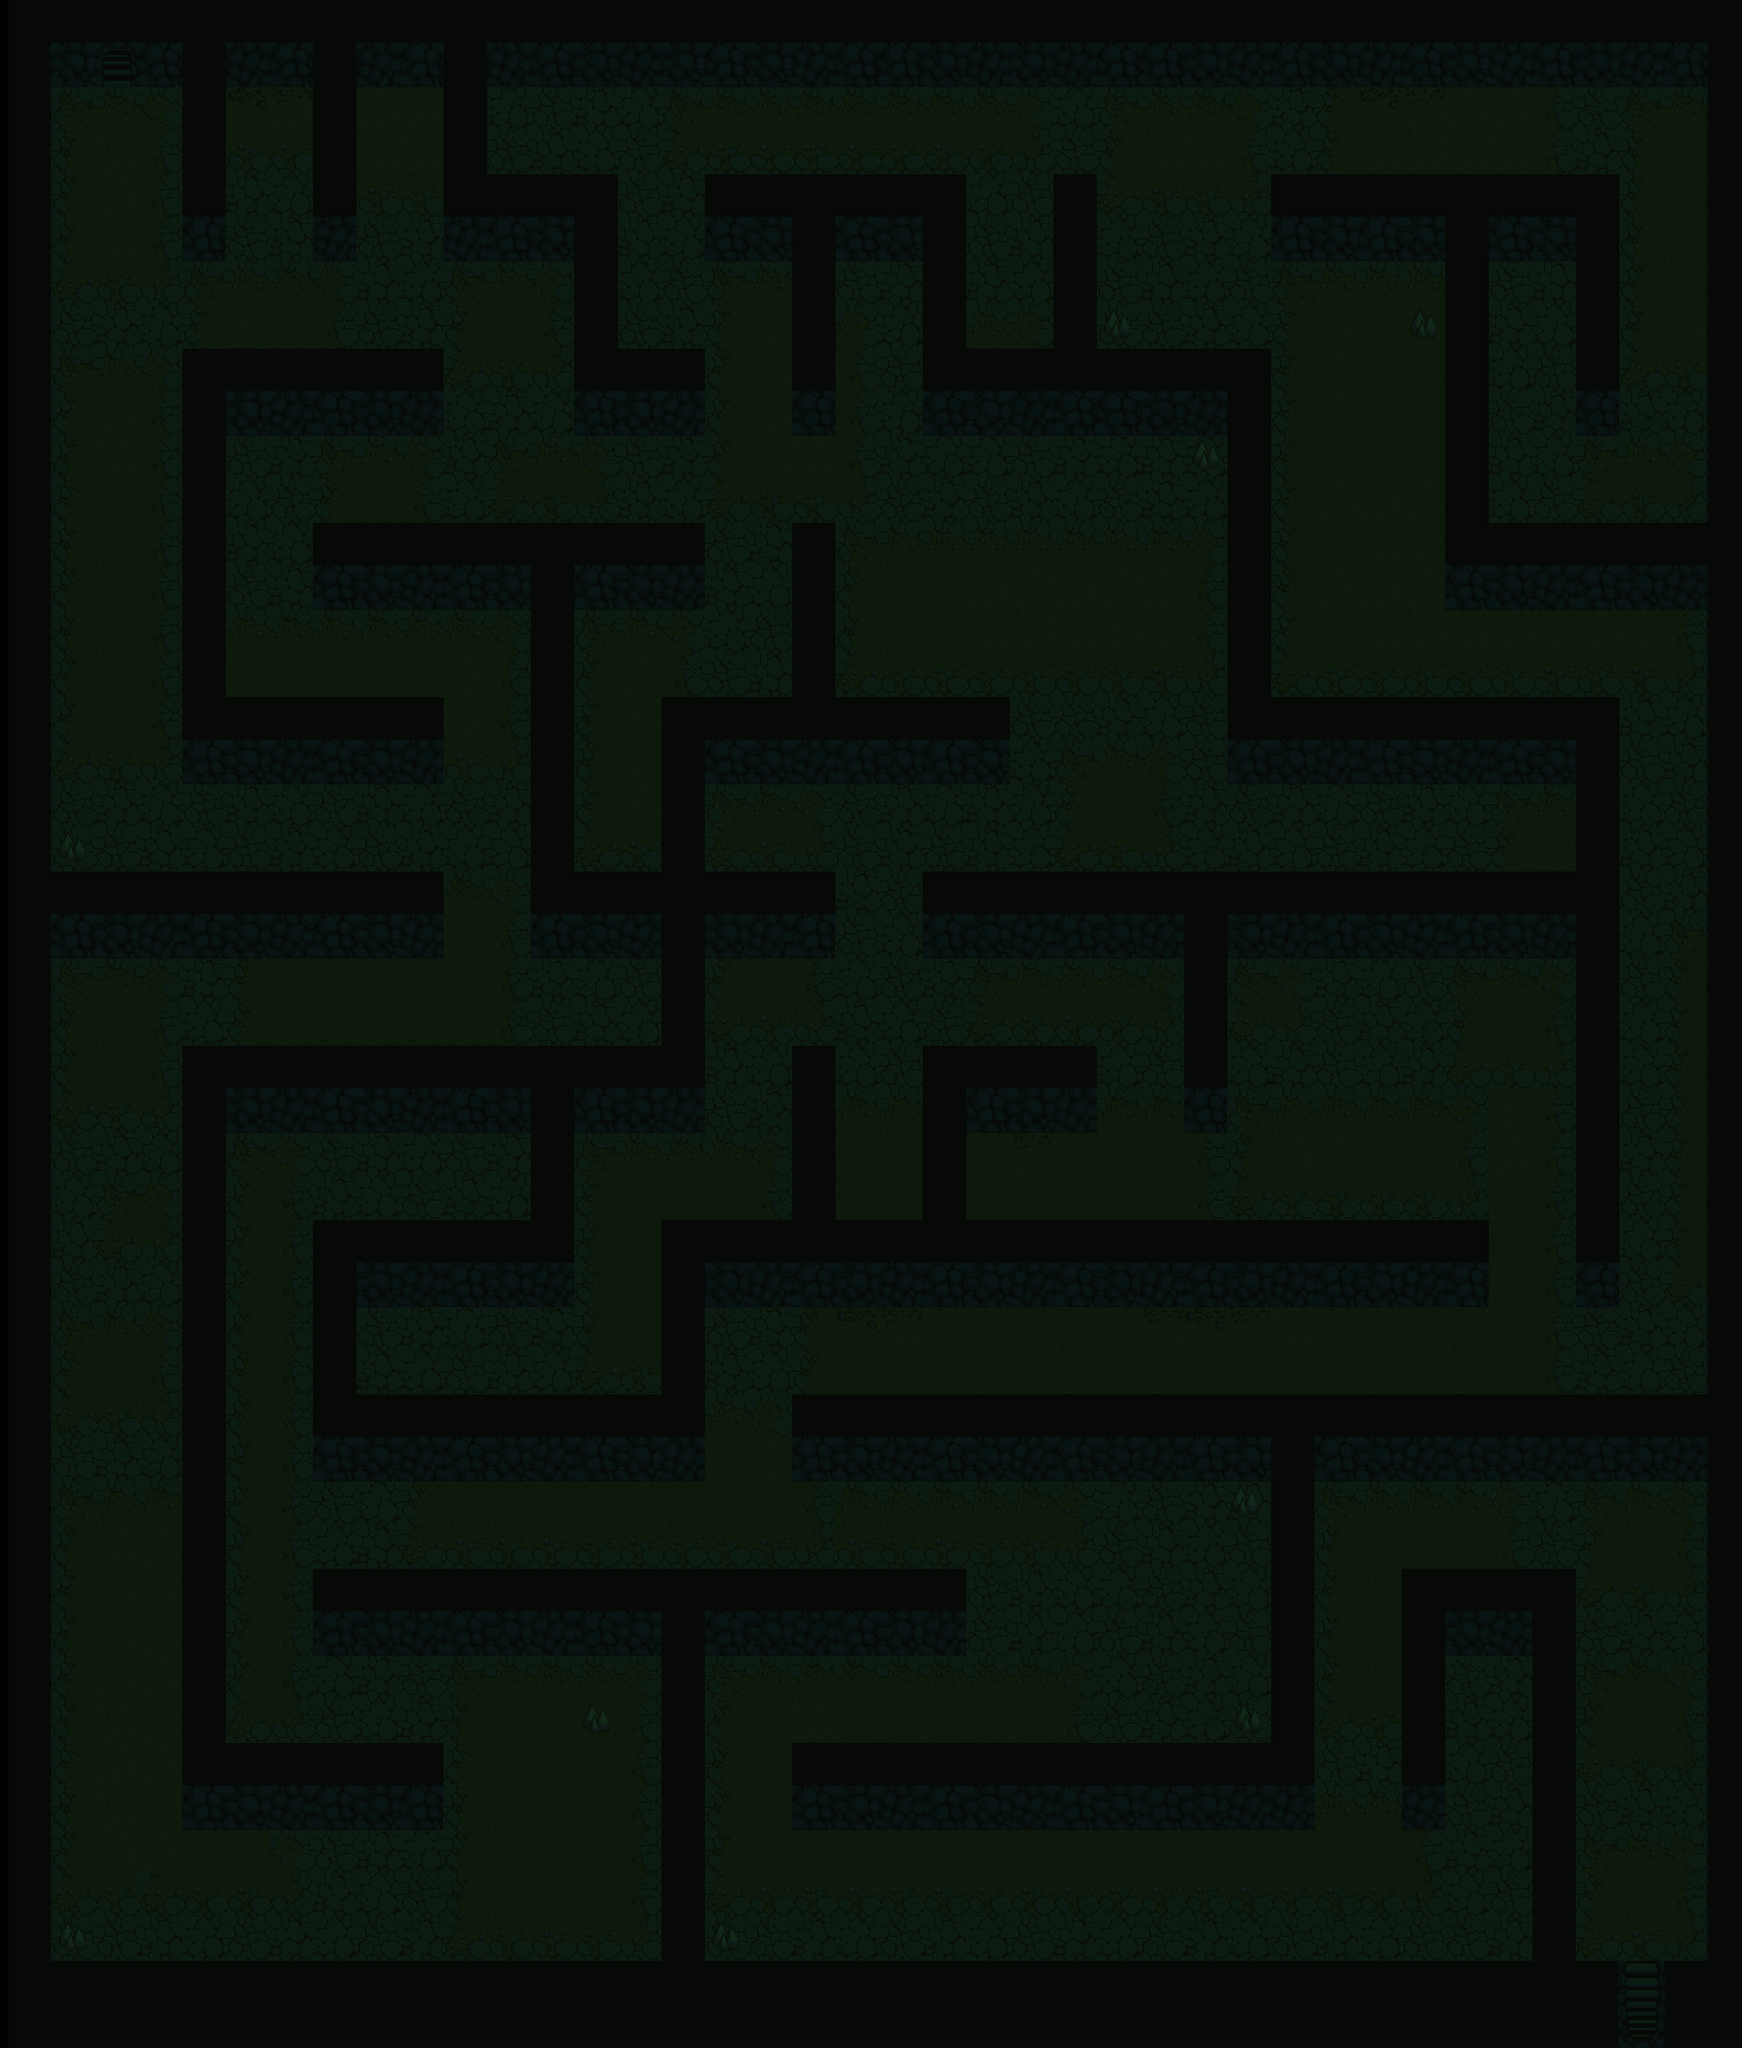

A 2D game scene composited from a Tiled map and its tileset images. What follows is a short description and the map's XML, with every tile layer's data as written:
An orthogonal 40x47 tile map with 64x64 px tiles, 1 tile layer (Walls).

<map version="1.0" orientation="orthogonal" renderorder="right-down" width="40" height="47" tilewidth="64" tileheight="64" nextobjectid="158">
 <tileset firstgid="1" name="TileMap2.0" tilewidth="64" tileheight="64" tilecount="180" columns="6">
  <image source="../Images/Tile_Map.png" width="384" height="1920" />
  <tile id="0">
   <properties>
    <property name="Collidable" type="bool" value="true" />
   </properties>
  </tile>
  <tile id="1">
   <properties>
    <property name="Collidable" type="bool" value="true" />
   </properties>
  </tile>
  <tile id="2">
   <properties>
    <property name="Collidable" type="bool" value="true" />
   </properties>
  </tile>
  <tile id="3">
   <properties>
    <property name="Collidable" type="bool" value="true" />
   </properties>
  </tile>
  <tile id="4">
   <properties>
    <property name="Collidable" type="bool" value="true" />
   </properties>
  </tile>
  <tile id="5">
   <properties>
    <property name="Collidable" type="bool" value="true" />
   </properties>
  </tile>
  <tile id="6">
   <properties>
    <property name="Collidable" type="bool" value="true" />
   </properties>
  </tile>
  <tile id="7">
   <properties>
    <property name="Collidable" type="bool" value="true" />
   </properties>
  </tile>
  <tile id="8">
   <properties>
    <property name="Collidable" type="bool" value="true" />
   </properties>
  </tile>
  <tile id="9">
   <properties>
    <property name="Collidable" type="bool" value="true" />
   </properties>
  </tile>
  <tile id="10">
   <properties>
    <property name="Collidable" type="bool" value="true" />
   </properties>
  </tile>
  <tile id="11">
   <properties>
    <property name="Collidable" type="bool" value="true" />
   </properties>
  </tile>
  <tile id="12">
   <properties>
    <property name="Collidable" type="bool" value="true" />
   </properties>
  </tile>
  <tile id="13">
   <properties>
    <property name="Collidable" type="bool" value="true" />
   </properties>
  </tile>
  <tile id="14">
   <properties>
    <property name="Collidable" type="bool" value="true" />
   </properties>
  </tile>
  <tile id="15">
   <properties>
    <property name="Collidable" type="bool" value="true" />
   </properties>
  </tile>
  <tile id="16">
   <properties>
    <property name="Collidable" type="bool" value="true" />
   </properties>
  </tile>
  <tile id="17">
   <properties>
    <property name="Collidable" type="bool" value="true" />
   </properties>
  </tile>
  <tile id="36">
   <properties>
    <property name="Collidable" type="bool" value="true" />
   </properties>
  </tile>
  <tile id="37">
   <properties>
    <property name="Collidable" type="bool" value="true" />
   </properties>
  </tile>
  <tile id="38">
   <properties>
    <property name="Collidable" type="bool" value="true" />
   </properties>
  </tile>
  <tile id="39">
   <properties>
    <property name="Collidable" type="bool" value="true" />
   </properties>
  </tile>
  <tile id="40">
   <properties>
    <property name="Collidable" type="bool" value="true" />
   </properties>
  </tile>
  <tile id="41">
   <properties>
    <property name="Collidable" type="bool" value="true" />
   </properties>
  </tile>
  <tile id="42">
   <properties>
    <property name="Collidable" type="bool" value="true" />
   </properties>
  </tile>
  <tile id="43">
   <properties>
    <property name="Collidable" type="bool" value="true" />
   </properties>
  </tile>
  <tile id="44">
   <properties>
    <property name="Collidable" type="bool" value="true" />
   </properties>
  </tile>
  <tile id="45">
   <properties>
    <property name="Collidable" type="bool" value="true" />
   </properties>
  </tile>
  <tile id="46">
   <properties>
    <property name="Collidable" type="bool" value="true" />
   </properties>
  </tile>
  <tile id="47">
   <properties>
    <property name="Collidable" type="bool" value="true" />
   </properties>
  </tile>
  <tile id="48">
   <properties>
    <property name="Collidable" type="bool" value="true" />
   </properties>
  </tile>
  <tile id="49">
   <properties>
    <property name="Collidable" type="bool" value="true" />
   </properties>
  </tile>
  <tile id="50">
   <properties>
    <property name="Collidable" type="bool" value="true" />
   </properties>
  </tile>
  <tile id="51">
   <properties>
    <property name="Collidable" type="bool" value="true" />
   </properties>
  </tile>
  <tile id="52">
   <properties>
    <property name="Collidable" type="bool" value="true" />
   </properties>
  </tile>
  <tile id="53">
   <properties>
    <property name="Collidable" type="bool" value="true" />
   </properties>
  </tile>
  <tile id="72">
   <properties>
    <property name="Collidable" type="bool" value="true" />
   </properties>
  </tile>
  <tile id="73">
   <properties>
    <property name="Collidable" type="bool" value="true" />
   </properties>
  </tile>
  <tile id="74">
   <properties>
    <property name="Collidable" type="bool" value="true" />
   </properties>
  </tile>
  <tile id="75">
   <properties>
    <property name="Collidable" type="bool" value="true" />
   </properties>
  </tile>
  <tile id="76">
   <properties>
    <property name="Collidable" type="bool" value="true" />
   </properties>
  </tile>
  <tile id="77">
   <properties>
    <property name="Collidable" type="bool" value="true" />
   </properties>
  </tile>
  <tile id="78">
   <properties>
    <property name="Collidable" type="bool" value="true" />
   </properties>
  </tile>
  <tile id="79">
   <properties>
    <property name="Collidable" type="bool" value="true" />
   </properties>
  </tile>
  <tile id="80">
   <properties>
    <property name="Collidable" type="bool" value="true" />
   </properties>
  </tile>
  <tile id="81">
   <properties>
    <property name="Collidable" type="bool" value="true" />
   </properties>
  </tile>
  <tile id="82">
   <properties>
    <property name="Collidable" type="bool" value="true" />
   </properties>
  </tile>
  <tile id="83">
   <properties>
    <property name="Collidable" type="bool" value="true" />
   </properties>
  </tile>
  <tile id="84">
   <properties>
    <property name="Collidable" type="bool" value="true" />
   </properties>
  </tile>
  <tile id="85">
   <properties>
    <property name="Collidable" type="bool" value="true" />
   </properties>
  </tile>
  <tile id="86">
   <properties>
    <property name="Collidable" type="bool" value="true" />
   </properties>
  </tile>
  <tile id="87">
   <properties>
    <property name="Collidable" type="bool" value="true" />
   </properties>
  </tile>
  <tile id="88">
   <properties>
    <property name="Collidable" type="bool" value="true" />
   </properties>
  </tile>
  <tile id="89">
   <properties>
    <property name="Collidable" type="bool" value="true" />
   </properties>
  </tile>
  <tile id="108">
   <properties>
    <property name="Collidable" type="bool" value="true" />
   </properties>
  </tile>
  <tile id="109">
   <properties>
    <property name="Collidable" type="bool" value="true" />
   </properties>
  </tile>
  <tile id="110">
   <properties>
    <property name="Collidable" type="bool" value="true" />
   </properties>
  </tile>
  <tile id="111">
   <properties>
    <property name="Collidable" type="bool" value="true" />
   </properties>
  </tile>
  <tile id="112">
   <properties>
    <property name="Collidable" type="bool" value="true" />
   </properties>
  </tile>
  <tile id="113">
   <properties>
    <property name="Collidable" type="bool" value="true" />
   </properties>
  </tile>
  <tile id="114">
   <properties>
    <property name="Collidable" type="bool" value="true" />
   </properties>
  </tile>
  <tile id="115">
   <properties>
    <property name="Collidable" type="bool" value="true" />
   </properties>
  </tile>
  <tile id="116">
   <properties>
    <property name="Collidable" type="bool" value="true" />
   </properties>
  </tile>
  <tile id="117">
   <properties>
    <property name="Collidable" type="bool" value="true" />
   </properties>
  </tile>
  <tile id="118">
   <properties>
    <property name="Collidable" type="bool" value="true" />
   </properties>
  </tile>
  <tile id="119">
   <properties>
    <property name="Collidable" type="bool" value="true" />
   </properties>
  </tile>
  <tile id="120">
   <properties>
    <property name="Collidable" type="bool" value="true" />
   </properties>
  </tile>
  <tile id="121">
   <properties>
    <property name="Collidable" type="bool" value="true" />
   </properties>
  </tile>
  <tile id="122">
   <properties>
    <property name="Collidable" type="bool" value="true" />
   </properties>
  </tile>
  <tile id="123">
   <properties>
    <property name="Collidable" type="bool" value="true" />
   </properties>
  </tile>
  <tile id="124">
   <properties>
    <property name="Collidable" type="bool" value="true" />
   </properties>
  </tile>
  <tile id="125">
   <properties>
    <property name="Collidable" type="bool" value="true" />
   </properties>
  </tile>
  <tile id="144">
   <properties>
    <property name="Collidable" type="bool" value="true" />
   </properties>
  </tile>
  <tile id="145">
   <properties>
    <property name="Collidable" type="bool" value="true" />
   </properties>
  </tile>
  <tile id="146">
   <properties>
    <property name="Collidable" type="bool" value="true" />
   </properties>
  </tile>
  <tile id="147">
   <properties>
    <property name="Collidable" type="bool" value="true" />
   </properties>
  </tile>
  <tile id="148">
   <properties>
    <property name="Collidable" type="bool" value="true" />
   </properties>
  </tile>
  <tile id="149">
   <properties>
    <property name="Collidable" type="bool" value="true" />
   </properties>
  </tile>
  <tile id="150">
   <properties>
    <property name="Collidable" type="bool" value="true" />
   </properties>
  </tile>
  <tile id="151">
   <properties>
    <property name="Collidable" type="bool" value="true" />
   </properties>
  </tile>
  <tile id="152">
   <properties>
    <property name="Collidable" type="bool" value="true" />
   </properties>
  </tile>
  <tile id="153">
   <properties>
    <property name="Collidable" type="bool" value="true" />
   </properties>
  </tile>
  <tile id="154">
   <properties>
    <property name="Collidable" type="bool" value="true" />
   </properties>
  </tile>
  <tile id="155">
   <properties>
    <property name="Collidable" type="bool" value="true" />
   </properties>
  </tile>
  <tile id="156">
   <properties>
    <property name="Collidable" type="bool" value="true" />
   </properties>
  </tile>
  <tile id="157">
   <properties>
    <property name="Collidable" type="bool" value="true" />
   </properties>
  </tile>
  <tile id="158">
   <properties>
    <property name="Collidable" type="bool" value="true" />
   </properties>
  </tile>
  <tile id="159">
   <properties>
    <property name="Collidable" type="bool" value="true" />
   </properties>
  </tile>
  <tile id="160">
   <properties>
    <property name="Collidable" type="bool" value="true" />
   </properties>
  </tile>
  <tile id="161">
   <properties>
    <property name="Collidable" type="bool" value="true" />
   </properties>
  </tile>
 </tileset>
 <layer name="Walls" width="40" height="47" offsetx="12" offsety="0">
  <data encoding="csv">
148,146,147,145,148,147,145,148,147,145,148,147,145,146,147,146,145,146,147,145,145,146,147,146,147,145,145,146,147,145,146,147,145,146,147,145,146,147,145,148,
150,152,165,151,148,153,151,148,153,151,148,153,151,152,153,152,151,152,153,151,151,152,153,152,153,151,151,152,153,151,152,153,151,152,153,151,152,153,151,149,
150,166,167,168,148,170,171,148,169,169,148,177,175,176,177,166,167,167,167,167,167,167,167,168,177,166,167,167,168,176,172,170,171,169,169,174,175,166,167,149,
150,172,169,174,148,179,179,148,169,169,148,175,176,177,175,178,179,179,179,179,179,179,179,180,175,172,169,169,174,177,172,169,169,169,169,174,176,172,173,149,
150,172,169,174,145,176,177,147,179,179,147,145,146,148,175,176,145,146,148,145,146,148,177,175,148,178,179,179,180,145,146,145,146,148,145,146,148,172,173,149,
150,172,169,174,151,175,176,153,175,176,153,151,152,148,176,177,151,152,148,151,152,148,175,176,148,177,175,176,177,151,152,151,152,148,151,152,148,172,173,149,
150,178,179,180,166,167,167,168,176,177,166,167,168,148,177,175,166,167,148,175,176,148,176,177,148,175,176,177,175,166,167,167,167,148,175,176,148,172,173,149,
150,175,176,177,172,169,173,174,175,176,172,173,174,148,175,176,172,169,148,168,177,148,167,168,148,154,175,176,177,172,169,173,158,148,176,177,148,172,169,149,
150,166,167,168,148,146,147,145,146,147,178,179,180,145,146,147,172,169,145,174,175,145,146,147,145,145,146,147,148,172,169,173,173,148,177,175,145,178,179,149,
150,172,169,174,148,152,153,151,152,153,177,176,177,151,152,153,172,169,151,174,177,151,152,153,151,151,152,153,148,172,169,173,173,148,175,176,151,176,177,149,
150,172,169,174,148,175,176,166,167,168,176,166,167,168,175,176,172,169,169,174,176,177,177,175,176,177,176,156,148,172,169,173,173,148,176,177,166,167,168,149,
150,172,173,174,148,177,175,172,173,174,177,178,179,180,176,177,178,179,179,180,175,176,175,176,177,175,176,177,148,172,169,169,169,148,177,175,178,179,180,149,
150,172,173,174,148,176,177,145,146,147,145,146,148,145,146,147,175,176,148,166,167,167,167,167,167,167,167,168,148,172,169,169,169,145,146,147,145,146,147,148,
150,172,173,174,148,175,176,151,152,153,151,152,148,151,152,153,176,177,148,172,173,173,169,169,169,169,169,174,148,172,169,169,169,151,152,153,151,152,153,149,
150,172,173,174,148,167,167,167,167,167,167,168,148,166,167,168,177,175,148,172,173,173,169,169,169,169,169,174,148,172,169,169,169,169,169,169,169,169,174,149,
150,172,173,174,148,173,173,173,173,173,169,174,148,172,169,174,175,176,148,178,179,179,179,179,179,179,179,180,148,178,179,179,179,179,179,179,179,179,180,149,
150,172,173,174,145,146,147,145,146,147,169,174,148,172,169,148,145,146,147,145,146,145,146,175,175,176,177,175,145,146,147,145,146,147,145,146,148,176,177,149,
150,178,179,180,151,152,153,151,152,153,179,180,148,172,169,148,151,152,153,151,152,151,152,177,166,167,168,175,151,152,153,151,152,153,151,152,148,175,176,149,
150,175,176,177,175,176,177,175,176,177,175,176,148,172,169,148,166,167,168,175,176,177,176,177,172,173,174,176,175,176,177,175,176,177,166,167,148,177,175,149,
150,154,175,176,177,175,176,177,175,176,177,177,148,178,179,148,178,179,180,175,176,175,176,177,178,179,180,177,176,177,175,176,177,175,172,169,148,176,177,149,
148,145,146,147,145,146,147,145,146,147,167,168,145,146,147,148,146,147,145,176,175,145,146,147,145,146,147,148,146,147,145,146,147,145,146,147,148,175,176,149,
150,151,152,153,151,152,153,151,152,153,169,174,151,152,153,148,152,153,151,175,177,151,152,153,151,152,153,148,152,153,151,152,153,151,152,153,148,177,166,149,
150,166,167,168,176,172,173,173,173,173,173,174,176,177,175,148,172,173,174,177,175,176,166,167,167,167,168,148,166,168,176,177,175,166,167,168,148,175,172,149,
150,172,173,174,177,172,173,173,173,173,173,174,175,176,177,148,178,179,180,176,177,175,178,179,179,179,180,148,178,180,175,176,177,172,173,174,148,177,172,149,
150,172,173,174,148,146,147,145,146,147,145,146,148,145,146,147,176,177,148,177,175,148,145,146,147,177,175,145,177,176,175,177,176,178,179,180,148,177,172,149,
150,178,179,180,148,152,153,151,152,153,151,152,148,151,152,153,175,176,148,167,167,148,151,152,153,167,167,151,166,167,167,167,167,168,169,174,148,175,172,149,
150,175,176,177,148,166,168,175,176,177,175,176,148,166,167,167,167,168,148,173,173,148,173,171,173,173,173,174,172,169,169,173,173,174,169,174,148,176,172,149,
150,177,166,168,148,172,174,176,177,175,176,177,148,172,173,173,173,174,148,173,173,148,173,173,173,173,173,174,178,179,179,179,179,180,173,174,148,175,172,149,
150,176,178,180,148,172,174,148,146,147,145,146,147,172,173,148,146,147,145,146,147,145,146,147,145,146,147,145,146,147,145,146,147,145,173,174,145,177,172,149,
150,175,176,177,148,172,174,148,152,153,151,152,153,172,173,148,152,153,151,152,153,151,152,153,151,152,153,151,152,153,151,152,153,151,173,174,151,175,178,149,
150,166,167,168,148,172,174,148,175,176,177,175,176,172,173,148,175,176,172,170,171,173,173,173,173,173,171,170,171,169,173,173,173,173,173,174,175,176,177,149,
150,172,173,174,148,172,174,148,176,177,175,176,177,178,179,148,176,177,172,173,173,173,173,173,173,173,173,173,173,173,173,173,173,173,173,174,176,177,175,149,
150,178,179,180,148,172,174,145,146,147,145,146,147,145,146,147,167,168,145,146,147,145,146,147,145,146,147,145,146,148,145,146,147,145,146,147,145,146,147,148,
150,175,176,177,148,172,174,151,152,153,151,152,153,151,152,153,173,169,151,152,153,151,152,153,151,152,153,151,152,148,151,152,153,151,152,153,151,152,153,149,
150,166,167,167,148,172,174,175,177,172,173,173,173,173,173,173,173,173,174,167,167,167,167,167,168,177,175,176,155,148,166,167,167,167,168,177,166,167,168,149,
150,172,169,169,148,172,174,177,176,178,179,179,179,179,179,179,179,179,180,179,179,179,179,179,180,175,176,177,175,148,172,173,173,173,174,175,172,173,174,149,
150,172,169,169,148,172,174,145,146,147,145,146,147,145,146,148,145,146,147,145,146,147,175,176,177,177,175,176,177,148,172,173,148,146,147,148,178,179,180,149,
150,172,169,169,148,172,174,151,152,153,151,152,153,151,152,148,151,152,153,151,152,153,175,176,177,175,176,177,175,148,172,173,148,152,153,148,175,176,177,149,
150,172,169,169,148,172,174,177,176,175,166,167,167,167,168,148,166,167,167,167,167,167,167,167,168,177,175,176,177,148,172,173,148,175,176,148,166,167,168,149,
150,172,169,169,148,178,180,175,177,176,172,173,173,158,174,148,172,173,169,173,173,173,173,173,174,175,176,177,154,148,178,179,148,176,177,148,172,173,174,149,
150,172,169,169,145,146,147,145,146,145,172,173,173,173,174,148,172,173,145,146,147,145,146,147,145,146,145,146,147,147,175,176,147,177,175,148,178,179,180,149,
150,172,169,169,151,152,153,151,152,151,172,173,173,173,174,148,172,173,151,152,153,151,152,153,151,152,151,152,153,153,167,167,153,175,176,148,175,176,177,149,
150,172,169,169,173,173,168,175,176,177,172,173,173,173,174,148,172,173,173,173,173,173,173,173,173,173,173,173,173,173,173,173,174,176,177,148,166,167,168,149,
150,178,179,178,179,179,180,176,177,175,172,173,173,173,174,148,178,179,179,179,179,179,179,179,179,179,179,179,179,179,179,179,180,177,175,148,172,173,174,149,
150,154,175,176,177,175,176,177,175,176,178,179,179,179,180,148,154,175,176,177,175,176,177,175,176,177,175,176,177,175,176,177,175,175,176,148,178,179,180,149,
148,148,148,148,148,148,148,148,148,148,148,148,148,148,148,148,148,148,148,148,148,148,148,148,148,148,148,148,148,148,148,148,148,148,148,148,150,163,149,148,
148,148,148,148,148,148,148,148,148,148,148,148,148,148,148,148,148,148,148,148,148,148,148,148,148,148,148,148,148,148,148,148,148,148,148,148,150,164,149,148
</data>
 </layer>
</map>
